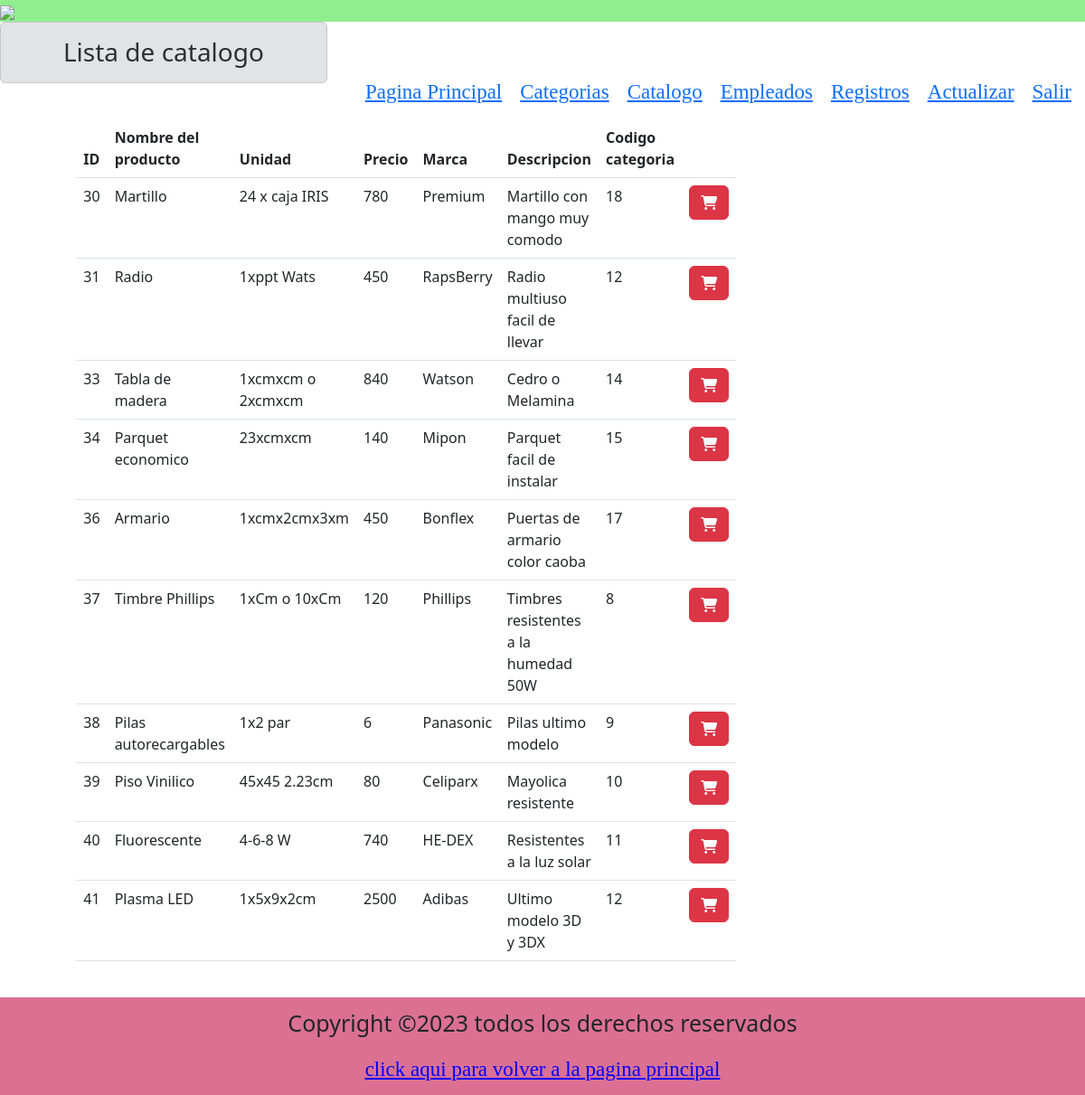
/vista/catalogo.php (signed in), run on the app's committed database.
### tables this page shows
CREATE TABLE `productos` (
  `codpro` int(11) NOT NULL,
  `nompro` text NOT NULL,
  `unipro` text NOT NULL,
  `prepro` int(11) NOT NULL,
  `marcpro` text NOT NULL,
  `despro` text NOT NULL,
  `CodCat` int(11) NOT NULL
);

### vista/catalogo.php (the view, shortened to what this page needs)
 <!DOCTYPE html>
<html>
<head>
	<link rel="stylesheet" href="styles2.css">
	<link href="https://cdn.jsdelivr.net/npm/bootstrap@5.3.0/dist/css/bootstrap.min.css" rel="stylesheet">
</head>
<body>
	<header>
		<img src="ferre.jpg">
		<nav>
			<ul>
				<li><a href="principal.php">Pagina Principal</a></li>
				<?php if($_SESSION['nom']=='Administrador'){  ?>
				<li><a href="categorias.php">Categorias</a></li>
				<?php }
			    ?>
				<li><a href="catalogo.php">Catalogo</a></li>
                <?php if($_SESSION['nom']=='Administrador'){  ?>
				<li><a href="empleados.php">Empleados</a></li>
				<?php }
			    ?>
				<li><a href="registro_compras.php">Registros</a></li>
                <?php
                 if($_SESSION['nom']=='Administrador'){?>
				<li><a href="actualizar.php">Actualizar</a></li>
			    <?php }
			    ?>
				<li><a href="../controlador/controlador_cerrar_sesion.php">Salir</a></li>
			</ul>
	    </nav>
	</header>
	<div class="row">
		<h3 class="text-center alert alert-secondary">Lista de catalogo</h3>
		<div class="col-8 p-4 m-auto">
			<table class="table">
              <thead class="bg-info">
                <tr>
                  <th scope="col">ID</th>
                  <th scope="col">Nombre del producto</th>
                  <th scope="col">Unidad</th>
                  <th scope="col">Precio</th>
                  <th scope="col">Marca</th>
                  <th scope="col">Descripcion</th>
                  <th scope="col">Codigo categoria</th>
                  <th scope="col"></th>
                </tr>
              </thead>
              <tbody>
              	<?php
              	include("../modelo/conexion.php");
              	$sqlc=$con->query("SELECT * FROM productos");
              	while($datos=$sqlc->fetch_object()){?>
              		<tr>
                      <td><?= $datos->codpro ?></td>
                      <td><?= $datos->nompro ?></td>
                      <td><?= $datos->unipro ?></td>
                      <td><?= $datos->prepro ?></td>
                      <td><?= $datos->marcpro ?></td>
                      <td><?= $datos->despro ?></td>
                      <td><?= $datos->CodCat ?></td>
                        <td>
                  	      <a href="confirmar_producto.php?id=<?= $datos->codpro?>&nom=<?= $datos->nompro?>&uni=<?= $datos->unipro?>&pre=<?= $datos->prepro?>&marc=<?= $datos->marcpro?>&des=<?= $datos->despro?>&idc=<?= $datos->CodCat?>" class="btn btn-small btn-danger" ><i class="fa-solid fa-cart-shopping"></i></a>
                        </td>
                     </tr>
              	<?php }
              	 ?>
              </tbody>
            </table>
		</div>
	</div>
	<footer>
		<p style="font-size: 25px">Copyright &copy;2023 todos los derechos reservados</p>
		<a href="principal.php" style="color:blue"> click aqui para volver a la pagina principal</a>
	</footer>
</body>
</html>

### vista/styles2.css (style rules this page uses)
img { width: 300px; margin-left: 0; }
li { float:left; list-style: none; padding: 10px; }
nav { float:right; margin-top: 75px; margin-right: 5px; }
a { text-decoration: none; font-family: fantasy; color:brown; font-size: 23px; }
header { background-color: lightgreen; }
.row { display: flex; flex-wrap:wrap; }
footer { padding: 10px; text-align:center; background-color: palevioletred; }

### data on the page
productos: codpro "30", nompro "Martillo", unipro "24 x caja IRIS", prepro "780", marcpro "Premium", despro "Martillo con mango muy comodo", CodCat "18"
productos: codpro "31", nompro "Radio", unipro "1xppt Wats", prepro "450", marcpro "RapsBerry", despro "Radio multiuso facil de llevar", CodCat "12"
productos: codpro "33", nompro "Tabla de madera", unipro "1xcmxcm o 2xcmxcm", prepro "840", marcpro "Watson", despro "Cedro o Melamina", CodCat "14"
productos: codpro "34", nompro "Parquet economico", unipro "23xcmxcm", prepro "140", marcpro "Mipon", despro "Parquet facil de instalar", CodCat "15"
productos: codpro "36", nompro "Armario", unipro "1xcmx2cmx3xm", prepro "450", marcpro "Bonflex", despro "Puertas de armario color caoba", CodCat "17"
productos: codpro "37", nompro "Timbre Phillips", unipro "1xCm o 10xCm", prepro "120", marcpro "Phillips", despro "Timbres resistentes a la humedad 50W", CodCat "8"
productos: codpro "38", nompro "Pilas autorecargables", unipro "1x2 par", prepro "6", marcpro "Panasonic", despro "Pilas ultimo modelo", CodCat "9"
productos: codpro "39", nompro "Piso Vinilico", unipro "45x45 2.23cm", prepro "80", marcpro "Celiparx", despro "Mayolica resistente", CodCat "10"
productos: codpro "40", nompro "Fluorescente", unipro "4-6-8 W", prepro "740", marcpro "HE-DEX", despro "Resistentes a la luz solar", CodCat "11"
productos: codpro "41", nompro "Plasma LED", unipro "1x5x9x2cm", prepro "2500", marcpro "Adibas", despro "Ultimo modelo 3D y 3DX", CodCat "12"
